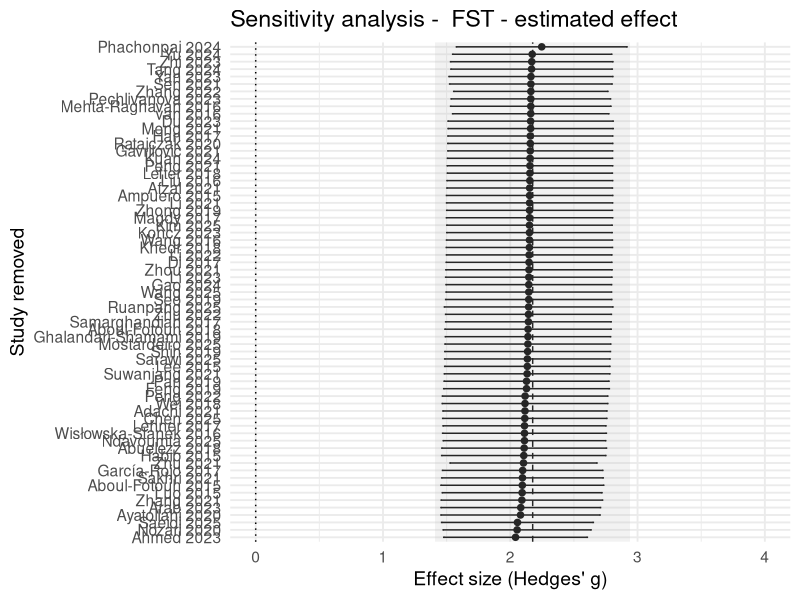
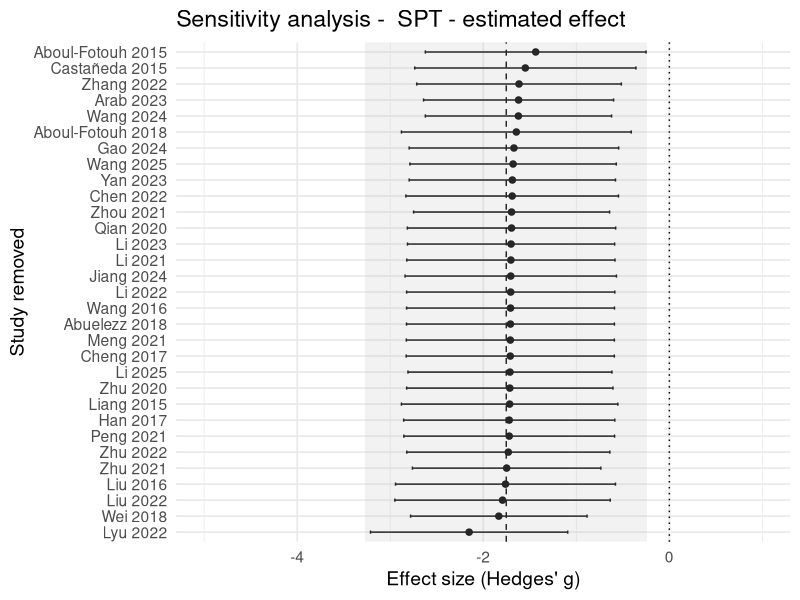
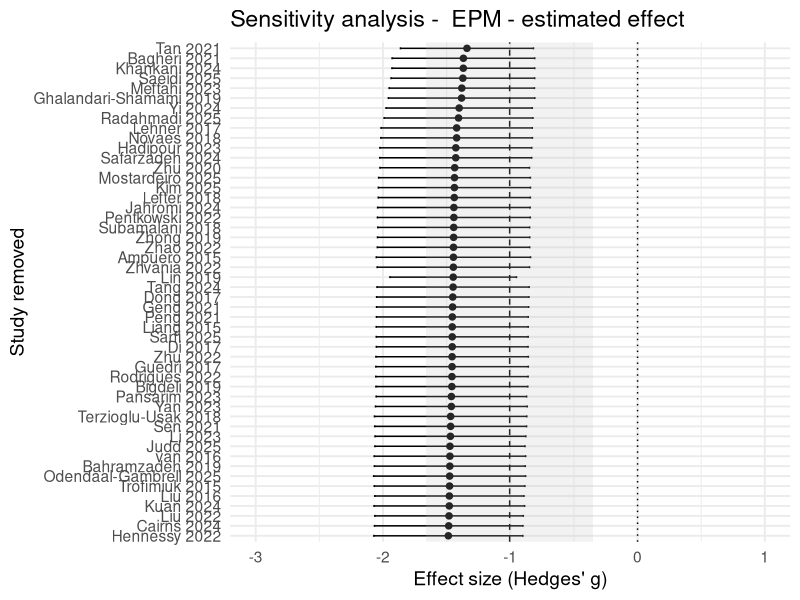
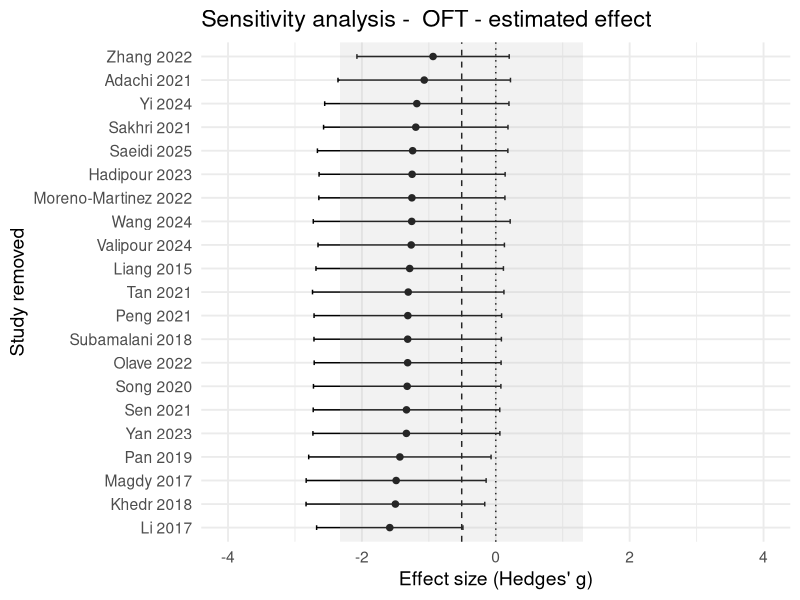
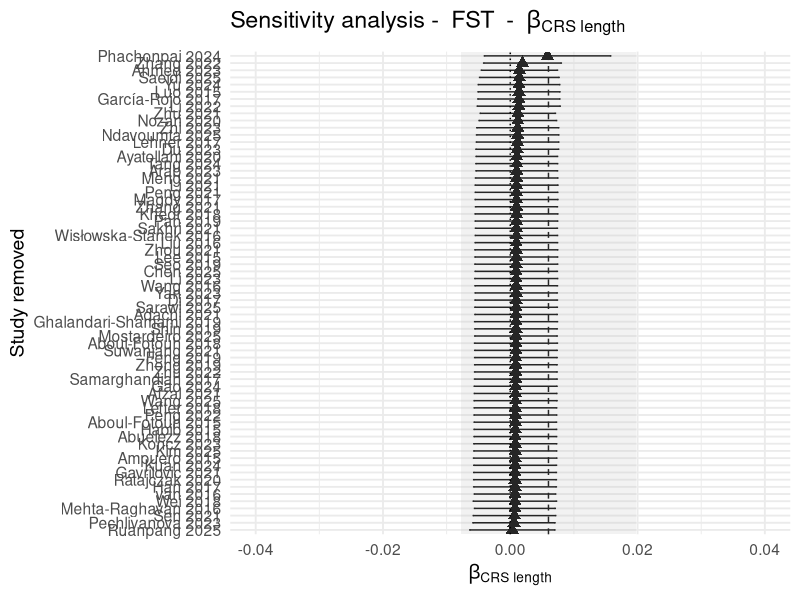
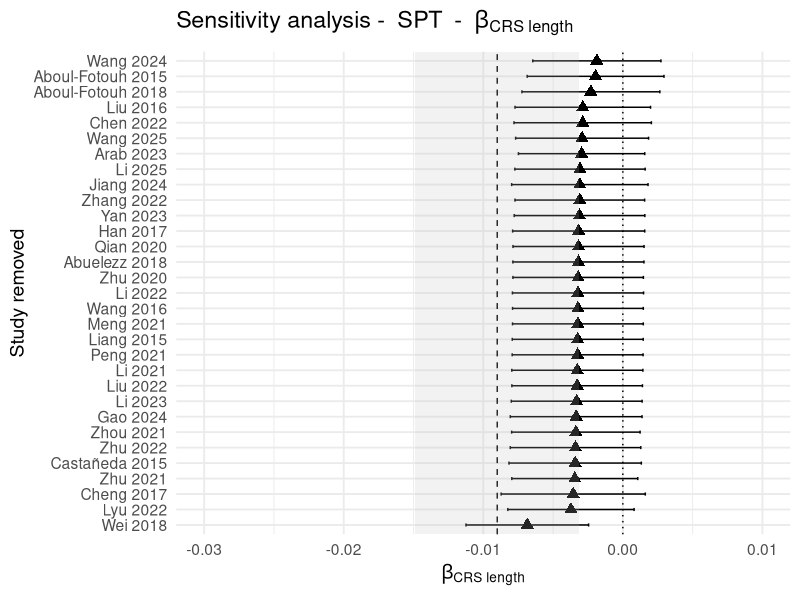
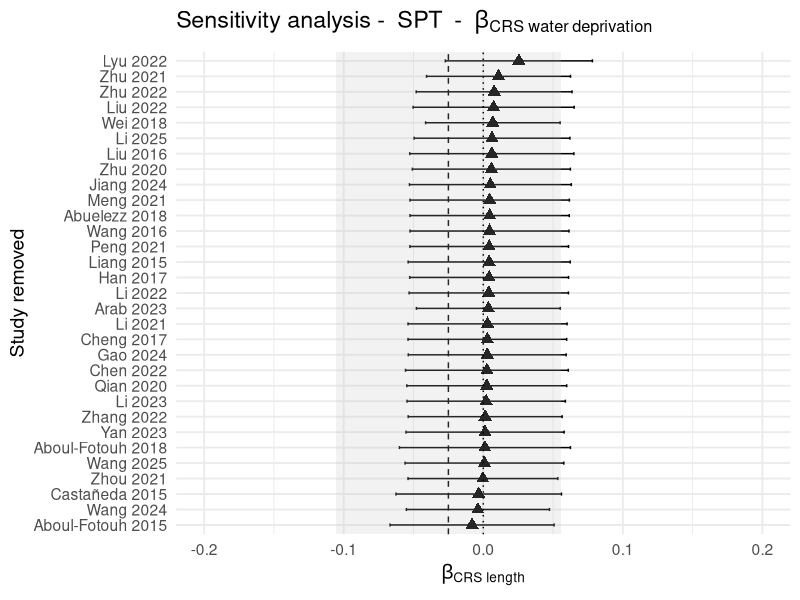
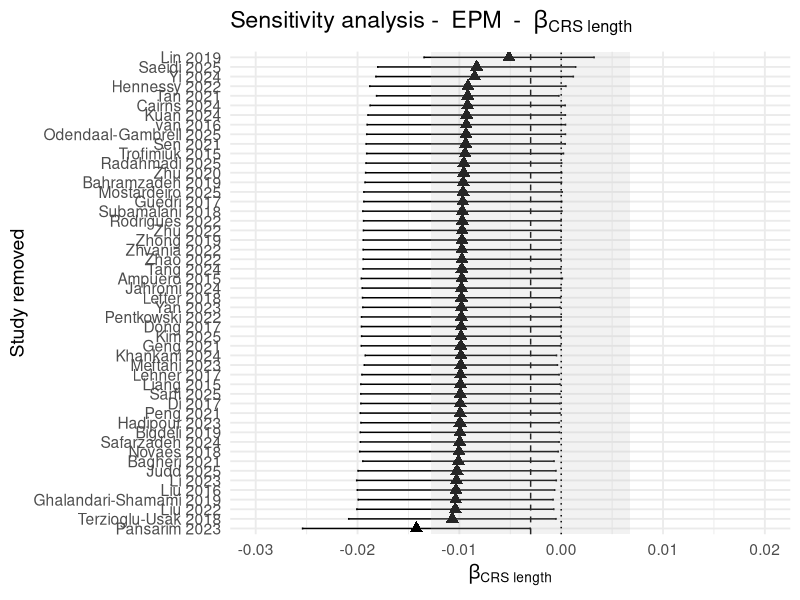

Write the R code that produced these figures, in order.
library(metafor)
library(dplyr)
library(ggplot2)

plot_out_dir <- "plots"
sensitivity_out_dir <- "sensitivity_analysis"

if (!dir.exists(plot_out_dir)) {
    dir.create(plot_out_dir)
}
if (!dir.exists(sensitivity_out_dir)) {
    dir.create(sensitivity_out_dir)
}

CRS_data <- read.csv("CRS_data.csv")
predicted_effects <- read.csv("model_estimates.csv")
rownames(predicted_effects) <- predicted_effects$Outcome

run_model <- function(CRS_data, test) {
    effect_sizes <- escalc(
        data = CRS_data,
        measure = "SMD",
        m1i = test_mean,
        m2i = control_mean,
        n1i = test_n,
        n2i = control_n,
        sd1i = test_sd,
        sd2i = control_sd,
        append = TRUE, # Return the data along with the effect sizes
        slab = PubID
    )

    model <- NULL
    if (test != "SPT") {
        model <- rma.mv(
            data = effect_sizes,
            yi = yi,
            V = vi,
            mods = ~total_time_h, # We include total_time as a moderator
            # We use PubID as a random effect. This is important as some
            # studies have multiple observations (e.g. M/F or different lengths
            # of CRS).
            random = ~ 1 | PubID,
            method = "REML", # Restricted Maximum Likelihood
            test = "knha" # Knapp-Hartung adjustment for small sample sizes
        )
    } else {
        model <- rma.mv(
            data = effect_sizes,
            yi = yi,
            V = vi,
            # For SPT, we also include water deprivation as a moderator
            mods = ~ total_time_h + water_depriv_h,
            random = ~ 1 | PubID,
            method = "REML",
            test = "knha"
        )
    }

    median_CRS_total_time_h <- predicted_effects[test, "median_CRS_time_h"]

    if (test != "SPT") {
        pred <- predict(model, newmods = median_CRS_total_time_h)
    } else {
        pred <- predict(model, newmods = c(median_CRS_total_time_h, 0))
    }

    return(list(model = model, prediction = pred))
}


# metafor::leave1out does not support rma.mv objects
# See discussion here https://stats.stackexchange.com/questions/155693/
# It makes sense to remove one study at a time (which might have multiple
# effects), not one effect at a time to assess influence yet keep the
# multilevel structure of the model.
leave_one_out <- function(CRS_data, test, save_csv_output = TRUE) {
    CRS_data_filtered <- CRS_data %>%
        filter(Outcome == test) %>%
        filter(!is.na(control_n) & !is.na(test_n)) %>% # Must have sample sizes
        filter(!is.na(control_sd) & !is.na(test_sd)) %>% # Must have SDs
        filter(!is.na(total_time_h)) # Must have CRS duration

    if (test == "SPT") {
        CRS_data_filtered <- CRS_data_filtered %>%
            filter(!is.na(water_depriv_h)) # Must have water deprivation hours for SPT
    }

    clusters <- CRS_data_filtered$PubID %>% unique()

    res <- data.frame(
        PubID = clusters,
        beta_CRS_length = NA,
        SE_CRS_length = NA,
        pval_CRS_length = NA,
        beta_water_deprivation = NA,
        SE_water_deprivation = NA,
        pval_water_deprivation = NA,
        predicted_effect = NA,
        CI_LB = NA,
        CI_UB = NA
    )

    for (i in seq_along(clusters)) {
        CRS_data_filtered_cluster <- CRS_data_filtered %>%
            filter(PubID != clusters[i])

        model_cluster <- run_model(CRS_data_filtered_cluster, test)

        model <- model_cluster$model
        pred <- model_cluster$prediction

        res$beta_CRS_length[i] <- model$beta[2]
        res$SE_CRS_length[i] <- model$se[2]
        res$pval_CRS_length[i] <- model$pval[2]
        if (test == "SPT") {
            res$beta_water_deprivation[i] <- model$beta[3]
            res$SE_water_deprivation[i] <- model$se[3]
            res$pval_water_deprivation[i] <- model$pval[3]
        }
        res$predicted_effect[i] <- pred$pred
        res$CI_LB[i] <- pred$ci.lb
        res$CI_UB[i] <- pred$ci.ub
    }

    if (save_csv_output) {
        res %>%
            mutate(
                across(where(is.numeric), ~ round(.x, 3))
            ) %>%
            write.csv(paste0(sensitivity_out_dir, "/leave_one_out_sensitivity_", test, ".csv"),
                row.names = FALSE
            )
    }

    return(res)
}

plot_sensitivity_analysis <- function(outcome, type = "effect", xlim, outfile = NULL) {
    stopifnot(type %in% c("effect", "beta_length", "beta_water_deprivation"))

    loo <- leave_one_out(CRS_data, outcome, save_csv_output = TRUE)

    loo$perc_diff <- (predicted_effects[outcome, "predicted_effect"] - loo$predicted_effect) /
        (predicted_effects[outcome, "predicted_effect"]) * 100

    # Order studies by effect
    if (type == "effect") {
        loo <- loo %>%
            arrange(predicted_effect)
    } else if (type == "beta_length") {
        loo <- loo %>%
            arrange(beta_CRS_length)
    } else if (type == "beta_water_deprivation") {
        loo <- loo %>%
            arrange(beta_water_deprivation)
    }

    sensit <- loo %>% 
        mutate(PubID = factor(PubID, levels = loo$PubID))

    if (!is.null(outfile)) {
        cairo_pdf(outfile, width = 8, height = 8)
    }

    pl <- NULL

    if (type == "effect") {
        pl <- ggplot(sensit, aes(x = predicted_effect, y = PubID)) +
            geom_point(
                size = 3,
                pch = 20
            ) +
            geom_errorbar(aes(xmin = CI_LB, xmax = CI_UB), width = 0.2) +
            geom_vline(
                xintercept = predicted_effects[outcome, "predicted_effect"],
                linetype = "dashed"
            ) +
            geom_vline(xintercept = 0, linetype = "dotted") +
            geom_rect(
                data = predicted_effects %>% filter(Outcome == outcome),
                aes(xmin = CI_LB, xmax = CI_UB, ymin = -Inf, ymax = Inf),
                fill = "gray", alpha = 0.2, inherit.aes = FALSE
            ) +
            xlim(xlim) +
            ylab("Study removed") +
            xlab("Effect size (Hedges' g)") +
            ggtitle(paste("Sensitivity analysis - ", outcome, "- estimated effect")) +
            theme_minimal(base_size = 14)
    } else { # beta
        xvar <- "beta_CRS_length"
        sevar <- "SE_CRS_length"
        title <- bquote("Sensitivity analysis - " ~ .(outcome) ~
            " - " ~ beta[CRS ~ length])

        if (type == "beta_water_deprivation") {
            xvar <- "beta_water_deprivation"
            sevar <- "SE_water_deprivation"
            title <- bquote("Sensitivity analysis - " ~ .(outcome) ~
                " - " ~ beta[CRS ~ water~ deprivation])
        }

        pl <- ggplot(sensit, aes(x = .data[[xvar]], y = PubID)) +
            geom_point(
                size = 3,                
                pch = 17
            ) +
            geom_errorbar(aes(
                xmin = .data[[xvar]] - 1.96 * .data[[sevar]],
                xmax = .data[[xvar]] + 1.96 * .data[[sevar]]
            ), width = 0.2) +
            geom_vline(
                xintercept = predicted_effects[outcome, xvar],
                linetype = "dashed"
            ) +
            geom_rect(
                data = predicted_effects %>% filter(Outcome == outcome),
                aes(
                    xmin = predicted_effects[outcome, xvar] - 1.96 * predicted_effects[outcome, sevar],
                    xmax = predicted_effects[outcome, xvar] + 1.96 * predicted_effects[outcome, sevar],
                    ymin = -Inf, ymax = Inf
                ),
                fill = "gray", alpha = 0.2, inherit.aes = FALSE
            ) +
            geom_vline(xintercept = 0, linetype = "dotted") +
            xlim(xlim) +
            ylab("Study removed") +
            xlab(expression(beta[CRS ~ length])) +
            ggtitle(title) +
            theme_minimal(base_size = 14)
    }

    print(pl)

    if (!is.null(outfile)) {
        dev.off()
    }

    return(pl)
}

plot_sensitivity_analysis("FST", "effect", xlim = c(0, 4), paste0(plot_out_dir, "/FST_sensitivity_effect.pdf"))
plot_sensitivity_analysis("SPT", "effect", xlim = c(-5, 1), paste0(plot_out_dir, "/SPT_sensitivity_effect.pdf"))
plot_sensitivity_analysis("EPM", "effect", xlim = c(-3, 1), paste0(plot_out_dir, "/EPM_sensitivity_effect.pdf"))
plot_sensitivity_analysis("OFT", "effect", xlim = c(-4, 4), paste0(plot_out_dir, "/OFT_sensitivity_effect.pdf"))

plot_sensitivity_analysis("FST", "beta_length", xlim = c(-0.04, 0.04), paste0(plot_out_dir, "/FST_sensitivity_beta.pdf"))
plot_sensitivity_analysis("SPT", "beta_length", xlim = c(-0.03, 0.01), paste0(plot_out_dir, "/SPT_sensitivity_beta.pdf"))
plot_sensitivity_analysis("SPT", "beta_water_deprivation", xlim = c(-0.2, 0.2), paste0(plot_out_dir, "/SPT_sensitivity_beta_H2O.pdf"))
plot_sensitivity_analysis("EPM", "beta_length", xlim = c(-0.03, 0.02), paste0(plot_out_dir, "/EPM_sensitivity_beta.pdf"))
plot_sensitivity_analysis("OFT", "beta_length", xlim = c(-0.05, 0.05), paste0(plot_out_dir, "/OFT_sensitivity_beta.pdf"))
